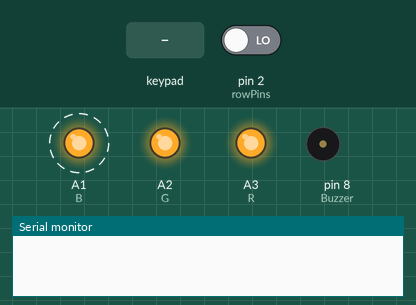
Recording of a sketch running on a simulated Arduino Uno, built with avr-gcc and run on an emulated ATmega328P. On the bench: output pins drawn as LEDs (lit = HIGH), buzzer (waves = sounding), the last lines printed to the serial monitor. Dashed ring = blinking. The test bench sets the inputs (shaded band); at power-on: pin 2 (rowPins) LOW.

Above: at 1.25 s.
1.3 s: pin 2 (rowPins) driven HIGH
At 2.5 s:
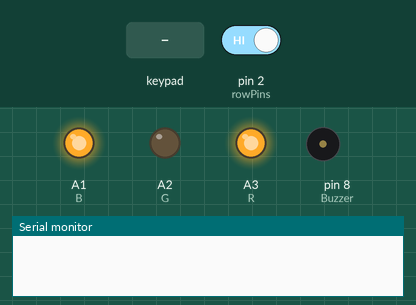
2.9 s: keypad keys 1 2 3 4 A pressed 0.4 s apart
At 4.55 s:
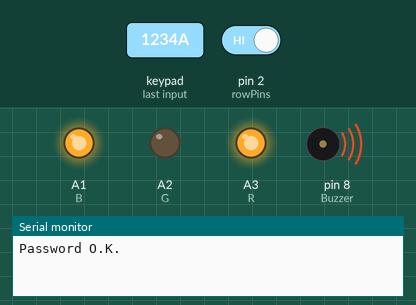
Timing chart, 0 to 12.4 s (numbered marks = the images above; inputs shaded):
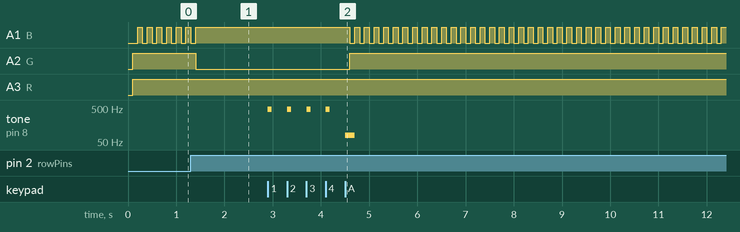

Measured:
- after the input at 1.3 s, A1 (B): goes on until 1.4 s, then stays HIGH; A2 (G): HIGH → LOW after 0.10 s
- after the input at 2.9 s, A1 (B): alternates HIGH for 0.10 s and LOW for 0.10 s, starting after 1.7 s; A2 (G): LOW → HIGH after 1.7 s; tone on pin 8 (Buzzer): plays 460 Hz for 0.08 s, 460 Hz for 0.08 s, 460 Hz for 0.08 s, 460 Hz for 0.08 s, 80 Hz for 0.20 s, starting at once
- by itself, A1 (B): alternates HIGH for 0.10 s and LOW for 0.10 s

The sketch:

SmartHome.ino
```cpp
#include <Keypad_I2C.h> // Keypad_I2C kütüphanesini bağlıyoruz.
#include <Keypad.h> // Keypad kütüphanesini bağlıyoruz.
#include <Wire.h> // Wire kütüphanesini bağlıyoruz.
#include <PinChangeInt.h>


// Tuş takımı için kullandığımız PCF8574 için adres.
// PCF8574ün 1,2 ve 3. pinleri için toprak bağlantısı yapılırsa
// bağlantı adresi 0x20 oluyor.
#define I2CADDR 0x38

const byte ROWS = 4; // Tuş takımındaki satır sayısı
const byte COLS = 4; // Tuş takımındaki sütun sayısı
const int B=A1;
const int G=A2;
const int R=A3;
const int Buzzer=8;
int passwordMode = 0;
String password ="1234";
String inputPassword ="";
unsigned long  startTime=0;
unsigned long  stopTime=0;


// Tuş takımı üzerindeki butonları matris şeklinde yazıyoruz.
char hexaKeys[ROWS][COLS] = {
  {'1','2','3','A'},
  {'4','5','6','B'},
  {'7','8','9','C'},
  {'*','0','#','D'}
};
byte rowPins[ROWS] = {3, 2, 1, 0}; // Satıların konnektördeki pin numaraları
byte colPins[COLS] = {7, 6, 5, 4}; // Sütunların konnektördeki pin numaraları

// Yeni bir tuş takımı sınıfı oluşturuyoruz.
Keypad_I2C customKeypad( makeKeymap(hexaKeys), rowPins, colPins, ROWS, COLS, I2CADDR);
void setup(){
  customKeypad.begin( );
  attachInterrupt(0,enterPassword,RISING);
  pinMode(Buzzer,OUTPUT);
  pinMode(R,OUTPUT);
  pinMode(G,OUTPUT);
  pinMode(B,OUTPUT);
  // Seri iletişimi başlatıyoruz.
  Serial.begin(9600);
}


void loop(){
  // Tuş takımından gelen değeri customkey değişkenine atıyoruz.
while(passwordMode==1){
  //Serial.print("Current Time => ");
  //Serial.print(millis());
  if(millis()-startTime >30000){
     turnOnRedLED();
     alarm();
  }
  else{
    turnOnGreenLED();
  }

  getKey();
}
delay(100);
turnOnBlueLED();
delay(100);
turnOffLED();


}


char getKey(){


  char customKey = customKeypad.getKey();

  if(customKey=='A'){
    if(inputPassword == password){
     Serial.println("Password O.K.");
     tone(Buzzer,80,200);
     passwordMode=0;

    }
    else{
     Serial.println("Password Fail");
     tone(Buzzer,100,400);
     inputPassword="";
    }
  }
   else if(customKey=='B'){
     //SIFIRLA
      Serial.println("Password Reset");
      inputPassword="";
    }else if (customKey != NO_KEY){
       //Serial.print(customKey);
       tone(Buzzer,460,80);
       inputPassword += customKey;
    }

    return customKey;
}


void turnOnRedLED(){
  analogWrite(R,0);//M
  analogWrite(G,255);
  analogWrite(B,255);
}
void turnOnGreenLED(){
  analogWrite(R,255);
  analogWrite(G,0);
  analogWrite(B,255);
}
void turnOnBlueLED(){
  analogWrite(R,255);
  analogWrite(G,255);
  analogWrite(B,0);
}
void turnOffLED(){
  analogWrite(R,255);
  analogWrite(G,255);
  analogWrite(B,255);
}
void enterPassword(){
if(passwordMode !=1){
  passwordMode=1;
turnOnGreenLED();
startTime=millis();
//Serial.print("DOOR JUST OPENED TIME => ");
//Serial.println(startTime);

 }
}

void alarm(){
tone(Buzzer,1000,1000);
}
```
